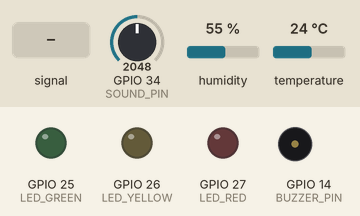
A sketch run on a simulated ESP32. On the bench: output pins drawn as LEDs (lit = HIGH), buzzer (waves = sounding). The inputs (shaded band) are chosen by the test bench; at power-on: GPIO 34 (SOUND_PIN) = 2048, humidity 55 %, temperature 24 °C (analog values on the 0–4095 scale). WiFi joins after 1.5 s; servers stay silent unless stated; uploads are accepted with an empty reply; random numbers use the default seed unless the sketch sets one; what the sketch prints to the serial monitor is not drawn.

Above: at 2.7 s.
2.8 s: GPIO 34 (SOUND_PIN) fed a 200 Hz sine of ±1842 counts around its level
At 10.4 s:
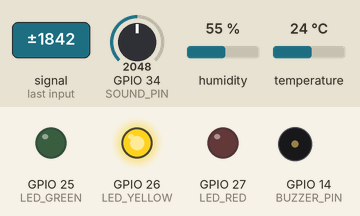
11.5 s: GPIO 34 (SOUND_PIN) set to 2866
At 20.15 s:
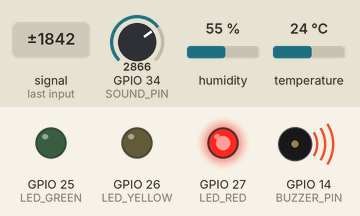
21.8 s: GPIO 34 (SOUND_PIN) fed a 2 Hz sine of ±1228 counts around its level
31.5 s: GPIO 34 (SOUND_PIN) set to 2047
At 40.6 s:
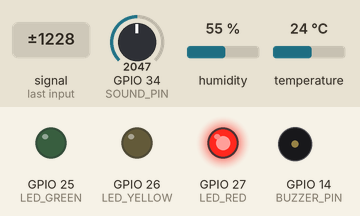
41.8 s: GPIO 34 (SOUND_PIN) set to 2345
At 50.5 s:
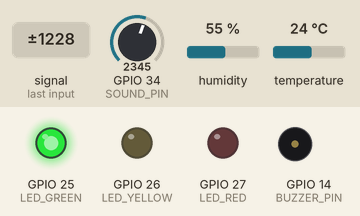
51.5 s: GPIO 34 (SOUND_PIN) set to 2452
Timing chart, 0 to 61.5 s (numbered marks = the images above; inputs shaded):
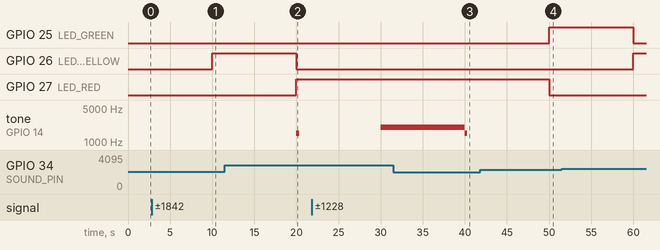

Measured:
- after the input at 2.8 s, GPIO 26 (LED_YELLOW): LOW → HIGH after 7.2 s
- after the input at 31.5 s, tone on GPIO 14 (BUZZER_PIN): 2000 Hz → 1500 Hz after 8.5 s, → silent 0.30 s later

The sketch:

esp32_noise_monitor.ino
```cpp
/*
 * HỆ THỐNG IoT GIÁM SÁT VÀ LỌC TIẾNG ỒN TRONG NHÀ MÁY (AN TOÀN LAO ĐỘNG)
 * ----------------------------------------------------------------------
 * Phần cứng : ESP32 DevKit V1
 * Cảm biến 1: Micro khuếch đại MAX4466 (hoặc KY-038, chân AO) -> GPIO34 (ADC1_CH6)
 * Cảm biến 2: DHT11/DHT22 (nhiệt độ, độ ẩm - vi khí hậu)     -> GPIO15
 * Cảnh báo  : LED xanh GPIO25, LED vàng GPIO26, LED đỏ GPIO27, còi buzzer GPIO14
 * Nền tảng  : Firebase Realtime Database (REST API qua HTTPS)
 *
 * Xử lý tín hiệu:
 *   1. Đo mức âm (dB) mỗi 200 ms bằng phương pháp biên độ đỉnh-đỉnh trong cửa sổ 50 ms
 *   2. LỌC TRUNG VỊ 5 mẫu  -> loại xung nhiễu đột biến (va đập, nhiễu điện)
 *   3. LỌC EMA (alpha=0.2)  -> làm mượt, bỏ dao động nhanh
 *   4. Tính LAeq (mức âm tương đương) theo năng lượng, Lmax trong mỗi chu kỳ 10 s
 *   5. Tính LIỀU ỒN (%) theo QCVN 24:2016/BYT: 85 dBA/8 giờ, quy tắc 3 dB
 *
 * Ngưỡng cảnh báo (theo QCVN 24:2016/BYT):
 *   LAeq < 80 dBA       : AN TOÀN    (LED xanh)
 *   80 <= LAeq < 85 dBA : CẢNH BÁO   (LED vàng) - khuyến nghị đeo nút tai
 *   LAeq >= 85 dBA      : NGUY HIỂM  (LED đỏ + còi ngắt quãng) - bắt buộc bảo hộ thính giác
 *   Lmax > 115 dBA      : KHẨN CẤP   (LED đỏ + còi liên tục) - vượt mức tối đa cho phép
 * Vi khí hậu (QCVN 26:2016/BYT, lao động trung bình): 18-32 °C, độ ẩm 40-80 %
 *
 * Mô phỏng Wokwi: SIM_MODE = 1, dùng biến trở thay micro (xoay = mức ồn 40-110 dB),
 * chương trình tự thêm dao động và xung nhiễu ngẫu nhiên để kiểm tra bộ lọc.
 * Thư viện: "DHT sensor library" (Adafruit) + "Adafruit Unified Sensor"
 */

#include <WiFi.h>
#include <WiFiClientSecure.h>
#include <HTTPClient.h>
#include <DHT.h>
#include <math.h>

// ===================== CẤU HÌNH =====================
#define SIM_MODE        1                      // 1 = mô phỏng Wokwi (biến trở), 0 = micro thật

#define WIFI_SSID       "Wokwi-GUEST"
#define WIFI_PASSWORD   ""
#define FIREBASE_URL    "https://noise-factory-default-rtdb.asia-southeast1.firebasedatabase.app"
#define FIREBASE_AUTH   ""                     // Database secret, để "" nếu Rules ở chế độ test
#define DEVICE_ID       "xuong-dap-01"         // tên vị trí đặt thiết bị

#define SOUND_PIN       34
#define DHT_PIN         15
#define DHT_TYPE        DHT22                  // DHT22 trên Wokwi, DHT11 khi chạy thật
#define LED_GREEN       25
#define LED_YELLOW      26
#define LED_RED         27
#define BUZZER_PIN      14

// Hiệu chuẩn micro thật: đặt điện thoại (app đo dB) cạnh micro ở nguồn ồn ổn định,
// ghi lại Vpp (in ra Serial) và mức dB của app -> điền vào 2 hằng dưới
#define CAL_DB          85.0                   // mức dB đo bằng thiết bị chuẩn
#define CAL_VPP         0.50                   // Vpp (V) ESP32 đọc được tại mức đó

#define SAMPLE_MS       200                    // chu kỳ lấy mẫu mức âm
#define WINDOW_MS       50                     // cửa sổ đo đỉnh-đỉnh
#define SEND_MS         10000                  // chu kỳ gửi Firebase
#define MEDIAN_N        5                      // số mẫu lọc trung vị
#define EMA_ALPHA       0.2                    // hệ số lọc EMA

#define LIMIT_DB        85.0                   // QCVN 24:2016: 85 dBA trong 8 giờ
#define WARN_DB         80.0
#define MAX_DB          115.0                  // mức tối đa không được vượt
#define EXCHANGE_DB     3.0                    // quy tắc 3 dB
#define DOSE_THRESHOLD  80.0                   // dưới mức này không tính vào liều
#define TEMP_MIN 18.0
#define TEMP_MAX 32.0
#define HUMI_MIN 40.0
#define HUMI_MAX 80.0
// ====================================================

DHT dht(DHT_PIN, DHT_TYPE);

float medBuf[MEDIAN_N]; int medIdx = 0, medCount = 0;
float ema = NAN;
double energySum = 0; int nSamples = 0;       // cộng dồn năng lượng để tính LAeq
float lmax = 0, lastRaw = 0;
double dose = 0;                               // liều ồn (1.0 = 100 %)
unsigned long lastSample = 0, lastSend = 0, lastWifiTry = 0;
String lastStatus = "";
bool doseAlerted = false;

// ---------- Wi-Fi ----------
// Chờ tối đa 15 s; nếu không được vẫn chạy tiếp để cảnh báo tại chỗ hoạt động khi mất mạng
void connectWiFi() {
  Serial.printf("Ket noi Wi-Fi %s", WIFI_SSID);
  WiFi.mode(WIFI_STA);
  WiFi.begin(WIFI_SSID, WIFI_PASSWORD);
  unsigned long t0 = millis();
  while (WiFi.status() != WL_CONNECTED && millis() - t0 < 15000) { delay(300); Serial.print("."); }
  if (WiFi.status() == WL_CONNECTED) Serial.printf("\nIP: %s\n", WiFi.localIP().toString().c_str());
  else Serial.println("\nChua ket noi duoc Wi-Fi - van do va canh bao tai cho, se thu lai sau");
}

// ---------- 1. Đo mức âm thô (dB) ----------
float readRawDb() {
#if SIM_MODE
  // Biến trở: 0..4095 -> 40..110 dB; cộng dao động ±3 dB và 8 % xác suất xung va đập +10..25 dB
  float base = 40.0 + analogRead(SOUND_PIN) * 70.0 / 4095.0;
  float db = base + random(-30, 31) / 10.0;
  if (random(100) < 8) db += random(100, 251) / 10.0;
  return db;
#else
  unsigned long start = millis();
  int vmax = 0, vmin = 4095;
  while (millis() - start < WINDOW_MS) {       // biên độ đỉnh-đỉnh trong 50 ms
    int v = analogRead(SOUND_PIN);
    if (v > vmax) vmax = v;
    if (v < vmin) vmin = v;
  }
  float vpp = (vmax - vmin) * 3.3 / 4095.0;
  if (vpp < 0.001) vpp = 0.001;
  return CAL_DB + 20.0 * log10(vpp / CAL_VPP); // dB = dB_chuẩn + 20 log10(Vpp / Vpp_chuẩn)
#endif
}

// ---------- 2. Lọc trung vị ----------
float medianFilter(float x) {
  medBuf[medIdx] = x; medIdx = (medIdx + 1) % MEDIAN_N;
  if (medCount < MEDIAN_N) medCount++;
  float t[MEDIAN_N];
  for (int i = 0; i < medCount; i++) t[i] = medBuf[i];
  for (int i = 1; i < medCount; i++) {         // sắp xếp chèn
    float k = t[i]; int j = i - 1;
    while (j >= 0 && t[j] > k) { t[j + 1] = t[j]; j--; }
    t[j + 1] = k;
  }
  return t[medCount / 2];
}

// ---------- 3. Lọc EMA ----------
float emaFilter(float x) {
  ema = isnan(ema) ? x : EMA_ALPHA * x + (1 - EMA_ALPHA) * ema;
  return ema;
}

// ---------- 5. Liều ồn: thời gian cho phép T(L) = 8h / 2^((L-85)/3) ----------
void addDose(float L, float dtSec) {
  if (L < DOSE_THRESHOLD) return;
  double allowedSec = 8.0 * 3600.0 / pow(2.0, (L - LIMIT_DB) / EXCHANGE_DB);
  dose += dtSec / allowedSec;
}

// ---------- Cảnh báo tại chỗ ----------
String classify(float leq, float lmaxv) {
  if (lmaxv > MAX_DB) return "KHAN_CAP";
  if (leq >= LIMIT_DB) return "NGUY_HIEM";
  if (leq >= WARN_DB)  return "CANH_BAO";
  return "AN_TOAN";
}
void setAlarm(const String& st) {
  digitalWrite(LED_GREEN,  st == "AN_TOAN");
  digitalWrite(LED_YELLOW, st == "CANH_BAO");
  digitalWrite(LED_RED,    st == "NGUY_HIEM" || st == "KHAN_CAP");
  if (st == "KHAN_CAP")       tone(BUZZER_PIN, 2000);        // còi liên tục
  else if (st == "NGUY_HIEM") tone(BUZZER_PIN, 1500, 300);   // tiếng bíp ngắn mỗi chu kỳ
  else                        noTone(BUZZER_PIN);
}

// ---------- Firebase REST ----------
bool firebaseSend(const String& path, const String& method, const String& json) {
  WiFiClientSecure client; client.setInsecure();
  HTTPClient http;
  String url = String(FIREBASE_URL) + path + ".json";
  if (strlen(FIREBASE_AUTH) > 0) url += "?auth=" + String(FIREBASE_AUTH);
  http.begin(client, url);
  http.addHeader("Content-Type", "application/json");
  int code = (method == "PUT") ? http.PUT(json) : http.POST(json);
  http.end();
  Serial.printf("  %s %s -> HTTP %d\n", method.c_str(), path.c_str(), code);
  return code == 200;
}

void setup() {
  Serial.begin(115200);
  pinMode(LED_GREEN, OUTPUT); pinMode(LED_YELLOW, OUTPUT); pinMode(LED_RED, OUTPUT);
  pinMode(BUZZER_PIN, OUTPUT);
  analogReadResolution(12);
  analogSetAttenuation(ADC_11db);
  dht.begin();
  randomSeed(esp_random());
  connectWiFi();
}

void loop() {
  // Thử kết nối lại Wi-Fi mỗi 30 s, không chặn vòng lặp đo
  if (WiFi.status() != WL_CONNECTED && millis() - lastWifiTry > 30000) {
    lastWifiTry = millis();
    WiFi.disconnect(); WiFi.begin(WIFI_SSID, WIFI_PASSWORD);
  }

  // ----- Lấy mẫu và lọc mỗi 200 ms -----
  if (millis() - lastSample >= SAMPLE_MS) {
    // dt thực tế: lúc gửi HTTPS vòng lặp bị dừng 1-3 s, tính bù để liều ồn không bị thiếu
    float dt = (lastSample == 0) ? SAMPLE_MS / 1000.0 : min((millis() - lastSample) / 1000.0, 15.0);
    lastSample = millis();
    float raw = constrain(readRawDb(), 30.0, 130.0);
    float filtered = emaFilter(medianFilter(raw));
    lastRaw = raw;
    if (raw > lmax) lmax = raw;                          // Lmax lấy trên tín hiệu thô (không lọc mất đỉnh thật)
    energySum += pow(10.0, filtered / 10.0);             // cộng năng lượng âm
    nSamples++;
    addDose(filtered, dt);
  }

  // ----- Mỗi 10 s: tổng hợp, cảnh báo, gửi Firebase -----
  if (millis() - lastSend >= SEND_MS && nSamples > 0) {
    lastSend = millis();
    float leq = 10.0 * log10(energySum / nSamples);      // LAeq = 10 log10( (1/N) Σ 10^(L/10) )
    float t = dht.readTemperature(), h = dht.readHumidity();
    bool heatBad = !isnan(t) && (t > TEMP_MAX || t < TEMP_MIN || h > HUMI_MAX || h < HUMI_MIN);
    String st = classify(leq, lmax);
    setAlarm(st);

    Serial.printf("LAeq=%.1f dB | Lmax=%.1f | raw=%.1f | loc=%.1f | lieu=%.1f%% | T=%.1fC H=%.0f%% | %s\n",
                  leq, lmax, lastRaw, ema, dose * 100, t, h, st.c_str());

    String json = String("{\"device\":\"") + DEVICE_ID + "\"" +
      ",\"leq\":"      + String(leq, 1) +
      ",\"lmax\":"     + String(lmax, 1) +
      ",\"raw\":"      + String(lastRaw, 1) +
      ",\"filtered\":" + String(ema, 1) +
      ",\"dose\":"     + String(dose * 100, 2) +
      ",\"temperature\":" + (isnan(t) ? "null" : String(t, 1)) +
      ",\"humidity\":"    + (isnan(h) ? "null" : String(h, 1)) +
      ",\"status\":\"" + st + "\",\"heatAlert\":" + (heatBad ? "true" : "false") +
      ",\"timestamp\":{\".sv\":\"timestamp\"}}";

    if (WiFi.status() != WL_CONNECTED) {               // mất mạng: vẫn cảnh báo tại chỗ, bỏ qua gửi
      Serial.println("  Mat Wi-Fi - bo qua gui Firebase");
      lastStatus = st; energySum = 0; nSamples = 0; lmax = 0;
      return;
    }
    firebaseSend("/factory/latest", "PUT", json);
    firebaseSend("/factory/history", "POST", json);

    // Ghi nhật ký khi chuyển sang trạng thái nguy hiểm / khẩn cấp
    if ((st == "NGUY_HIEM" || st == "KHAN_CAP") && st != lastStatus) {
      String msg = st == "KHAN_CAP" ? "Lmax vuot 115 dBA" : "LAeq vuot 85 dBA - bat buoc deo bao ho";
      firebaseSend("/factory/alerts", "POST", "{\"type\":\"" + st + "\",\"value\":" + String(st == "KHAN_CAP" ? lmax : leq, 1) +
                   ",\"message\":\"" + msg + "\",\"timestamp\":{\".sv\":\"timestamp\"}}");
    }
    if (dose >= 1.0 && !doseAlerted) {                    // lần đầu chạm 100 %
      doseAlerted = true;
      firebaseSend("/factory/alerts", "POST", "{\"type\":\"LIEU_ON\",\"value\":100,\"message\":\"Lieu on dat 100% - can nghi/luan chuyen vi tri\",\"timestamp\":{\".sv\":\"timestamp\"}}");
    }
    lastStatus = st;

    energySum = 0; nSamples = 0; lmax = 0;               // bắt đầu chu kỳ mới
  }
}
```
